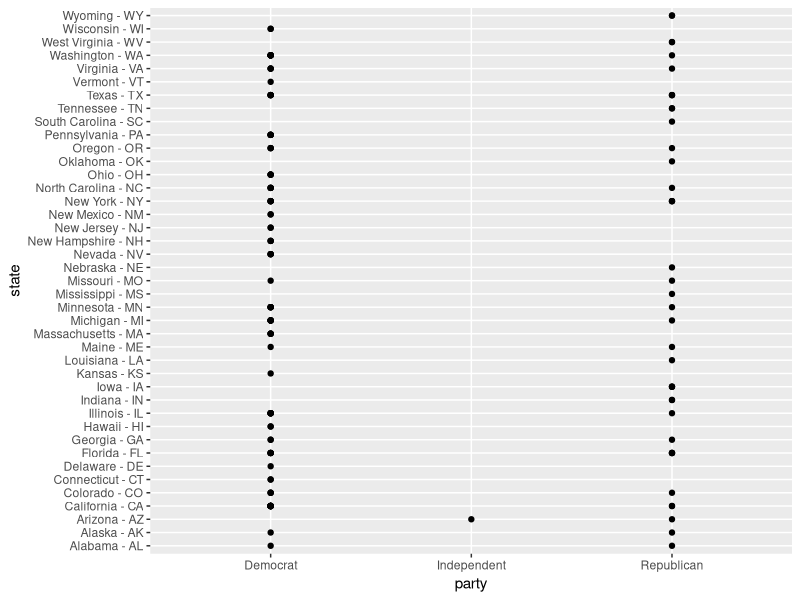

This chart was generated by the following R code:
## ---- chunk 1
library(tidyverse)
## ---- chunk 2
stateofficials <- read.csv("stateofficials.csv")

stateofficials
## ---- chunk 3
stateofficials |>
  group_by(state, party) |>
  ggplot(mapping = aes(x = party, y = state)) +
  geom_point()
